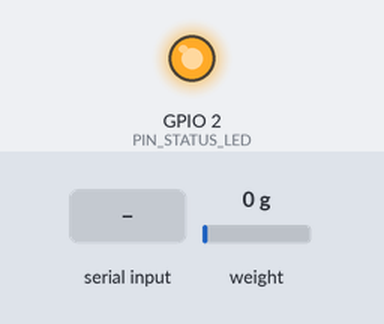
This program was run on a simulated ESP8266 (NodeMCU). Parts: output pins drawn as LEDs (lit = HIGH). The test bench sets the inputs (shaded band); at power-on: weight on the scale 0 g. What the program prints to the serial monitor is not drawn.

Above: at 5.5 s.
5.6 s: "+" received over Serial
7.1 s: "-" received over Serial
8.6 s: "m90\n" received over Serial
10.1 s: weight on the scale set to 1250 g
At 11.0 s:
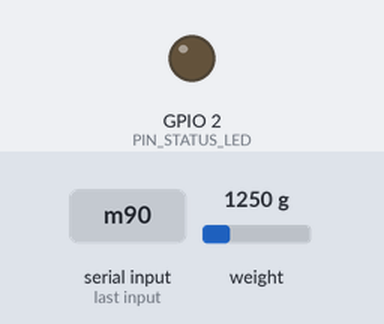
Timing chart, 0 to 12.6 s (numbered marks = the images above; inputs shaded):
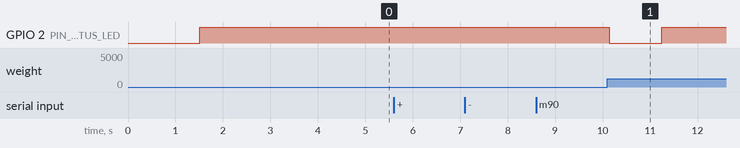

Measured:
- after the input at 5.6 s, every drawn part: stays the same
- after the input at 7.1 s, every drawn part: stays the same
- after the input at 8.6 s, every drawn part: stays the same
- after the input at 10.1 s, GPIO 2 (PIN_STATUS_LED): HIGH → LOW at once, → HIGH 1.1 s later

The program:

main.cpp
```cpp
/*
 * MediBot Health Kiosk - Weight Scale Subsystem Firmware
 * Target Microcontroller: ESP-12F / ESP-12E (ESP8266)
 * Hardware:
 *   - 4x Strain Gauge Load Cells in Wheatstone Bridge Configuration
 *   - HX711 24-bit ADC Amplifier (DOUT=GPIO4/D2, SCK=GPIO5/D1)
 *   - Master-Worker 2.4 GHz ESP-NOW (Slave node: NODE_WEIGHT_SCALE)
 *
 * Sequential Orchestration & Quiet Human Sensing Engine:
 *   1. Standby: Node listens in low-power RX for Main Controller's CMD_GET_WEIGHT.
 *   2. Command Received: Wi-Fi radio & ESP-NOW are COMPLETELY SHUT DOWN (Zero RF, pure DC ~15mA).
 *   3. Human Verification: Actively waits for human weight (>= 15kg) to be on the platform.
 *      Never takes or transmits empty platform readings (0 kg).
 *   4. Quiet Stabilization: Samples load in complete radio silence until weight locks within ±0.25kg.
 *   5. Wake & Transmit: Wakes up radio, broadcasts RESP_WEIGHT to Main Controller, returns to RX standby.
 *
 * Authors: Idowu Oluwatimileyin (The_Shogunate) & Engineering Team
 */

#include <Arduino.h>
#include <ESP8266WiFi.h>
#include <espnow.h>
#include "HX711.h"
#include "weight_pins.h"
#include "espnow_protocol.h"

extern "C" {
  #include "user_interface.h"
}

static const char *TAG = "WEIGHT_NODE";

// Hardware Objects & State
static HX711 scale;
static float g_calibration_factor = DEFAULT_CALIBRATION_FACTOR;
static uint8_t g_broadcast_mac[6] = {0xFF, 0xFF, 0xFF, 0xFF, 0xFF, 0xFF};
static uint16_t g_packet_seq = 0;
static uint8_t g_active_channel = 1;

static volatile bool g_orch_trigger = false;
static volatile bool g_send_immediate_ack = false;
static volatile bool g_send_ping_ack = false;
static volatile bool g_channel_ack_received = false;
static bool g_radio_is_on = false;

/* =========================================================================
 * Radio Power Management (Quiet Sampling Engine)
 * ========================================================================= */
static void on_espnow_data_recv(uint8_t *mac, uint8_t *data, uint8_t len);

static void power_on_radio() {
    if (g_radio_is_on) return;

    Serial.printf("[%s] [POWER] Waking up Wi-Fi radio & ESP-NOW...\n", TAG);
    WiFi.forceSleepWake();
    delay(25);

    WiFi.mode(WIFI_STA);
    wifi_set_channel(g_active_channel);

    if (esp_now_init() == 0) {
        esp_now_set_self_role(ESP_NOW_ROLE_COMBO);
        esp_now_register_recv_cb(on_espnow_data_recv);
        esp_now_add_peer(g_broadcast_mac, ESP_NOW_ROLE_COMBO, g_active_channel, NULL, 0);
        g_radio_is_on = true;
        Serial.printf("[%s] [POWER] Wi-Fi Active on Channel %d (Listening for Kiosk)\n", TAG, g_active_channel);
    } else {
        Serial.printf("[%s] [POWER] Error re-initializing ESP-NOW\n", TAG);
    }
}

static void power_off_radio() {
    if (!g_radio_is_on) return;

    Serial.printf("[%s] [POWER] Shutting DOWN Wi-Fi radio & ESP-NOW...\n", TAG);
    esp_now_deinit();
    WiFi.disconnect(true);
    WiFi.mode(WIFI_OFF);
    WiFi.forceSleepBegin();
    delay(150); // Settling delay: caps discharge RF ripple, power rail is pure flat DC
    g_radio_is_on = false;
    Serial.printf("[%s] [POWER] ✅ Radio 100%% OFF. Zero RF emissions, pure DC active.\n", TAG);
}

/* =========================================================================
 * ESP-NOW Protocol Callbacks & Helpers
 * ========================================================================= */
static void send_espnow_response(uint8_t opcode, float value, uint8_t status) {
    if (!g_radio_is_on) {
        power_on_radio();
    }

    espnow_kiosk_packet_t pkt;
    memset(&pkt, 0, sizeof(pkt));

    pkt.magic = ESPNOW_MAGIC_BYTE;
    pkt.src_node = NODE_WEIGHT_SCALE;
    pkt.dest_node = NODE_MAIN_CONTROLLER;
    pkt.opcode = opcode;
    pkt.seq = ++g_packet_seq;
    pkt.status = status;
    pkt.data.weight = value;

    // For Immediate ACK or Ping, send a single packet instantly without delay
    if (status == STATUS_BUSY_MEASURING || opcode == CMD_PING) {
        int res = esp_now_send(g_broadcast_mac, (uint8_t *)&pkt, sizeof(pkt));
        Serial.printf("[%s] Sent ESP-NOW ACK (Opcode 0x%02X, Status: %d, Res: %d)\n",
                      TAG, opcode, status, res);
        return;
    }

    // Send 3 burst transmissions for final data to guarantee delivery
    for (int i = 0; i < 3; i++) {
        int res = esp_now_send(g_broadcast_mac, (uint8_t *)&pkt, sizeof(pkt));
        if (res == 0) {
            Serial.printf("[%s] Sent ESP-NOW Weight Packet #%d (Weight: %.2f kg, Status: %d)\n",
                          TAG, i + 1, value, status);
        }
        delay(15);
    }
}

// ISR Callback: Must NEVER call delay() or heavy operations in sys context
static void on_espnow_data_recv(uint8_t *mac, uint8_t *data, uint8_t len) {
    if (len != sizeof(espnow_kiosk_packet_t)) return;

    const espnow_kiosk_packet_t *pkt = (const espnow_kiosk_packet_t *)data;
    if (pkt->magic != ESPNOW_MAGIC_BYTE) return;

    if (pkt->dest_node != NODE_WEIGHT_SCALE && pkt->dest_node != 0xFF) return;

    if (pkt->src_node == NODE_MAIN_CONTROLLER) {
        g_channel_ack_received = true;
    }

    switch (pkt->opcode) {
        case CMD_GET_WEIGHT:
            // Set flags for loop() to send Immediate ACK and begin measurement in user context
            g_send_immediate_ack = true;
            g_orch_trigger = true;
            break;

        case CMD_ACK:
            break;

        case CMD_PING:
            g_send_ping_ack = true;
            break;

        default:
            break;
    }
}

static void auto_channel_hunt() {
    Serial.printf("[%s] Starting Channel Hunt (Scanning 2.4 GHz channels)...\n", TAG);

    // Prioritized channel order: Primary non-overlapping channels (1, 6, 11) first
    const uint8_t scan_order[] = {1, 6, 11, 2, 3, 4, 5, 7, 8, 9, 10, 12, 13};
    const size_t num_channels = sizeof(scan_order) / sizeof(scan_order[0]);

    for (size_t i = 0; i < num_channels; i++) {
        uint8_t ch = scan_order[i];
        wifi_set_channel(ch);
        esp_now_del_peer(g_broadcast_mac);
        esp_now_add_peer(g_broadcast_mac, ESP_NOW_ROLE_COMBO, ch, NULL, 0);

        g_channel_ack_received = false;
        send_espnow_response(CMD_PING, 0.0f, 0);
        delay(15);
        send_espnow_response(CMD_PING, 0.0f, 0);

        uint32_t start_ms = millis();
        while (millis() - start_ms < 120) {
            if (g_channel_ack_received) {
                g_active_channel = ch;
                Serial.printf("[%s] >>> Locked to Main Controller on Channel %d! <<<\n", TAG, ch);
                return;
            }
            delay(5);
        }
    }
    Serial.printf("[%s] Notice: Defaulting to Channel 1.\n", TAG);
    g_active_channel = 1;
    wifi_set_channel(1);
    esp_now_del_peer(g_broadcast_mac);
    esp_now_add_peer(g_broadcast_mac, ESP_NOW_ROLE_COMBO, 1, NULL, 0);
}

/* =========================================================================
 * Precision Quiet Human Weight Measurement
 *
 * Rules:
 *  1. Wi-Fi must be 100% OFF before sampling.
 *  2. Must wait until human load (>= min_threshold_kg) is actually detected.
 *     Never locks or sends empty platform / zero readings.
 *  3. Takes samples in complete radio silence until reading stabilizes.
 * ========================================================================= */
static float measure_human_quiet_weight(float min_threshold_kg, uint32_t timeout_ms) {
    // 1. Ensure radio is 100% OFF before touching the ADC
    power_off_radio();

    if (!scale.wait_ready_timeout(1000)) {
        Serial.printf("[%s] Error: HX711 not ready\n", TAG);
        return 0.0f;
    }

    Serial.printf("[%s] >>> WAITING FOR PATIENT: Step onto platform (Min: %.1f kg)... <<<\n",
                  TAG, min_threshold_kg);

    // 2. Wait actively for human weight to appear on the platform
    uint32_t wait_start = millis();
    bool human_present = false;

    while (millis() - wait_start < timeout_ms) {
        if (scale.wait_ready_timeout(120)) {
            float instant = scale.get_units(1);
            if (instant >= min_threshold_kg) {
                human_present = true;
                Serial.printf("[%s] >>> Human detected on platform (%.1f kg)! Stabilizing... <<<\n",
                              TAG, instant);
                break;
            }
        }
        delay(80);
    }

    if (!human_present) {
        Serial.printf("[%s] Timeout: No patient detected on scale within %u ms.\n", TAG, timeout_ms);
        return 0.0f;
    }

    // 3. Human is confirmed on platform -> Perform precision stabilization in radio silence
    digitalWrite(PIN_STATUS_LED, LOW); // LED ON
    Serial.printf("[%s] >>> QUIET SAMPLING: Locking stable weight in radio silence... <<<\n", TAG);

    const int MAX_ATTEMPTS = 16;
    const int SAMPLES_PER_READ = 3;
    float prev_weight = 0.0f;
    float stable_weight = 0.0f;
    int stable_streak = 0;

    for (int attempt = 0; attempt < MAX_ATTEMPTS; attempt++) {
        float current = scale.get_units(SAMPLES_PER_READ);
        if (current < 0.0f) current = 0.0f;

        Serial.printf("[%s] Sample %2d: %6.2f kg\n", TAG, attempt + 1, current);

        if (attempt > 0) {
            float delta = fabs(current - prev_weight);
            if (delta <= STABILITY_DELTA_KG && current >= min_threshold_kg) {
                stable_streak++;
                if (stable_streak >= 2) {
                    stable_weight = (current + prev_weight) / 2.0f;
                    Serial.printf("[%s] ✅ Stable Human Weight Locked: %.2f kg (Streak=%d)\n",
                                  TAG, stable_weight, stable_streak);
                    break;
                }
            } else {
                stable_streak = 0;
            }
        }

        prev_weight = current;
        delay(100);
    }

    // Fallback if streak didn't lock: 5-sample average
    if (stable_weight == 0.0f && prev_weight >= min_threshold_kg) {
        stable_weight = scale.get_units(5);
        if (stable_weight < 0.0f) stable_weight = 0.0f;
        Serial.printf("[%s] Fallback Average: %.2f kg\n", TAG, stable_weight);
    }

    digitalWrite(PIN_STATUS_LED, HIGH); // LED OFF
    return stable_weight;
}

/* =========================================================================
 * Arduino Setup & Main Loop
 * ========================================================================= */
void setup() {
    Serial.begin(115200);
    delay(1500);

    Serial.println("\n========================================================");
    Serial.println("   MediBot Weight Scale Subsystem - Production Node");
    Serial.println("   ESP-12F Precision HX711 (Orchestrated Quiet Sampling)");
    Serial.println("========================================================");

    pinMode(PIN_STATUS_LED, OUTPUT);
    digitalWrite(PIN_STATUS_LED, HIGH);

    // 1. Initial Scale Hardware Check & Tare with Wi-Fi OFF
    power_off_radio();
    scale.begin(PIN_HX711_DOUT, PIN_HX711_SCK);

    uint32_t start_wait = millis();
    while (!scale.is_ready()) {
        delay(50);
        if (millis() - start_wait > 3000) {
            Serial.printf("[%s] Warning: HX711 not responding! Check wiring and power.\n", TAG);
            break;
        }
    }

    if (scale.is_ready()) {
        scale.set_scale(g_calibration_factor);
        Serial.printf("[%s] Taring empty platform in radio silence...\n", TAG);
        scale.tare(10);
        Serial.printf("[%s] Tare complete. Baseline Offset: %ld\n", TAG, scale.get_offset());
    }

    // 2. Discover Main Controller Channel via short burst
    power_on_radio();
    auto_channel_hunt();

    // 3. Standby: Radio stays in RX listening for Kiosk 'Take Measurement' command
    Serial.println("[SETUP] Scale Ready! Listening in RX for Kiosk 'Take Measurement' command...");
    Serial.println("Commands: [m] Trigger measurement | [t] Tare | [r] Read raw ADC | [c <kg>] Calibrate | [+][-] Fine-tune factor");
}

void loop() {
    // -------------------------------------------------------------
    // Path 0: Immediate Handshake Responses (Executed safely in user task context)
    // -------------------------------------------------------------
    if (g_send_immediate_ack) {
        g_send_immediate_ack = false;
        Serial.printf("[%s] >>> Kiosk Trigger: CMD_GET_WEIGHT received! Sending Immediate ACK... <<<\n", TAG);
        send_espnow_response(RESP_WEIGHT, 0.0f, STATUS_BUSY_MEASURING);
    }

    if (g_send_ping_ack) {
        g_send_ping_ack = false;
        send_espnow_response(RESP_WEIGHT, 0.0f, 0);
    }

    // -------------------------------------------------------------
    // Path 1: Kiosk Orchestrated Trigger (CMD_GET_WEIGHT)
    // -------------------------------------------------------------
    if (g_orch_trigger) {
        g_orch_trigger = false;

        // 1. Shut off radio completely & wait for human (>= 15kg) to be on scale
        float final_weight = measure_human_quiet_weight(PATIENT_DETECT_MIN_KG, 25000);

        // 2. Turn radio ON only after measurement is ready to send
        power_on_radio();

        uint8_t status = (final_weight >= PATIENT_DETECT_MIN_KG) ? STATUS_OK : STATUS_ERROR;
        send_espnow_response(RESP_WEIGHT, final_weight, status);

        if (status == STATUS_OK) {
            Serial.printf("[%s] ✅ Vitals Step 1 Complete! Weight %.2f kg sent to Main Controller.\n",
                          TAG, final_weight);
        } else {
            Serial.printf("[%s] ⚠️ Notice: Measurement timeout/no patient. Sent status=%d.\n",
                          TAG, status);
        }
    }

    // -------------------------------------------------------------
    // Path 2: Serial Monitor Diagnostics & Interactive Calibration
    // -------------------------------------------------------------
    if (Serial.available() > 0) {
        char cmd = Serial.read();
        if (cmd == 'm') {
            Serial.println("\n--- MANUAL QUIET TEST MEASUREMENT ---");
            // For manual bench testing: accepts test weights >= 0.5 kg (e.g. 1kg weight)
            float w = measure_human_quiet_weight(0.5f, 8000);
            power_on_radio();
            send_espnow_response(RESP_WEIGHT, w, (w > 0.0f) ? 0 : 1);
        } else if (cmd == 't') {
            Serial.println("\n--- MANUAL TARE ---");
            power_off_radio();
            scale.tare(10);
            Serial.printf(">>> Platform Tared. New Offset: %ld\n\n", scale.get_offset());
            power_on_radio();
        } else if (cmd == 'r') {
            Serial.printf(">>> Raw ADC: %ld | Units: %.2f kg | Factor: %.1f | Radio: %s\n",
                          scale.read(), scale.get_units(1), g_calibration_factor, g_radio_is_on ? "ON" : "OFF");
        } else if (cmd == 'c') {
            float known_kg = Serial.parseFloat();
            if (known_kg > 0.1f) {
                power_off_radio();
                long raw = scale.read_average(10);
                long offset = scale.get_offset();
                g_calibration_factor = (float)(raw - offset) / known_kg;
                scale.set_scale(g_calibration_factor);
                Serial.printf(">>> Calibrated with %.2f kg! Raw: %ld, Offset: %ld -> New Factor: %.2f\n\n",
                              known_kg, raw, offset, g_calibration_factor);
                power_on_radio();
            } else {
                Serial.println("Usage: Send 'c <weight_in_kg>' (e.g. 'c 25.0' or 'c 1.0') with known weight on scale.");
            }
        } else if (cmd == '+') {
            g_calibration_factor += 50.0f;
            scale.set_scale(g_calibration_factor);
            Serial.printf(">>> Factor increased to: %.2f\n", g_calibration_factor);
        } else if (cmd == '-') {
            g_calibration_factor -= 50.0f;
            scale.set_scale(g_calibration_factor);
            Serial.printf(">>> Factor decreased to: %.2f\n", g_calibration_factor);
        }
    }

    // -------------------------------------------------------------
    // Path 3: Periodic Channel Verification & Self-Healing Sync (Every 15s)
    // -------------------------------------------------------------
    static uint32_t last_channel_check = 0;
    if (millis() - last_channel_check >= 15000) {
        last_channel_check = millis();
        if (g_radio_is_on && !g_orch_trigger) {
            if (!g_channel_ack_received) {
                Serial.printf("[%s] [CHANNEL SYNC] Main Controller not heard. Hunting active channel...\n", TAG);
                auto_channel_hunt();
            } else {
                g_channel_ack_received = false;
                send_espnow_response(CMD_PING, 0.0f, 0);
            }
        }
    }

    delay(20);
}
```

weight_pins.h
```cpp
#ifndef WEIGHT_PINS_H
#define WEIGHT_PINS_H

#include <stdint.h>

/* =========================================================================
 * ESP-12F / ESP8266 GPIO Pin Mapping for HX711 Load Cell Amplifier
 * ========================================================================= */
// On ESP-12F:
// D2 is GPIO 4
// D1 is GPIO 5
#define PIN_HX711_DOUT          4   // D2 (GPIO 4)
#define PIN_HX711_SCK           5   // D1 (GPIO 5)

// Status LED (Active LOW on ESP-12F GPIO 2)
#define PIN_STATUS_LED          2

/* =========================================================================
 * Calibration & Threshold Parameters
 * ========================================================================= */
// Calibration factor (counts per kg) - adjust based on known calibration weight
#define DEFAULT_CALIBRATION_FACTOR (30245.0f)

// Weight stability parameters
#define STABILITY_DELTA_KG      0.25f   // Standard deviation max for stable weight
#define PATIENT_DETECT_MIN_KG   15.0f   // Minimum threshold to confirm person on scale
#define TARE_THRESHOLD_KG       5.0f    // Only auto-tare if weight on platform is < 5kg

#endif // WEIGHT_PINS_H
```

Source omitted: espnow_protocol.h (2174 bytes)
